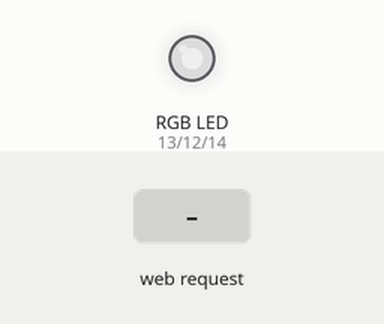
Recording of a sketch running on a simulated ESP8266 (Wemos D1 mini). Shown: an RGB LED mixed from three pins (HIGH = lit). The test bench sets the inputs (shaded band). Dim RGB values are drawn brighter than linear; WiFi joins after 1.5 s; servers stay silent unless stated; what the sketch prints to the serial monitor is not drawn.

Above: at 0.1 s.
At 8.9 s:
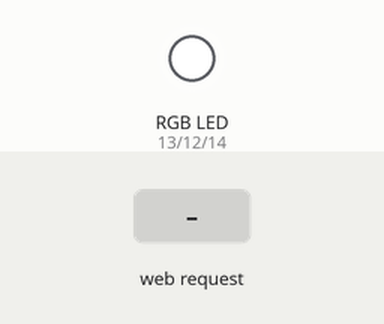
9.0 s: HTTP request GET / received
At 9.6 s:
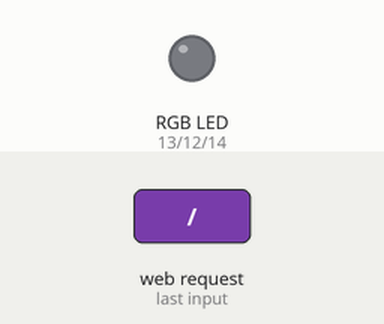
Timing chart, 0 to 12.0 s (numbered marks = the images above; inputs shaded):
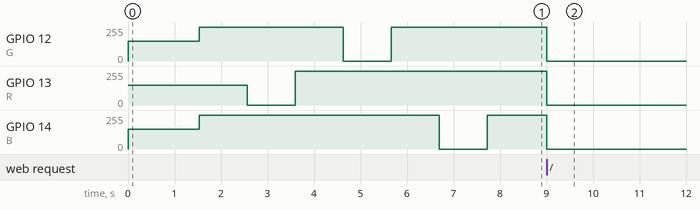

The sketch:

RGB_Server_HSV.ino
```cpp
#include <ESP8266WiFi.h>
#include <WiFiClient.h>
#include <ESP8266WebServer.h>
#include <ESP8266mDNS.h>
//#include <Adafruit_GFX.h>
//#include <ESP_Adafruit_SSD1306.h>

//-----------------------
//Board WeMos D1 R2 & Mini
//------------------------

//#define OLED_RESET 4
//Adafruit_SSD1306 display(OLED_RESET);

//#if (SSD1306_LCDHEIGHT != 64)
//#error("Height incorrect, please fix Adafruit_SSD1306.h!");
//#endif

//const char* ssid = "Norbert";
//const char* password = "4455425005454114";

//const char* ssid = "UPC914DFB5";
//const char* password = "Wthxmstwp4tr";

//const char* ssid = "TP-LINK";
//const char* password = "EdB23x34y607";

//const char* ssid = "FRITZ!BoxDesTODES";
const char* ssid = "MadenHQ";
const char* password = "kostet1,37Euro";


ESP8266WebServer server(80);

const int R = 13;
const int G = 12;
const int B = 14;

void handleRoot() {

  String red = server.arg(0);          // read RGB arguments
  String green = server.arg(1);
  String blue = server.arg(2);

  analogWrite(R, (red.toInt()));
  analogWrite(G, (green.toInt()));
  analogWrite(B, (blue.toInt()));

   Serial.println(red.toInt());   // for TESTING
   Serial.println(green.toInt()); // for TESTING
   Serial.println(blue.toInt());  // for TESTING


 // display.clearDisplay();
 // display.setTextColor(WHITE);

  /*display.setTextSize(2);
  display.setTextColor(WHITE);
  display.setCursor(0,0);
  display.print("R = ");  display.println(red.toInt());
  display.setCursor(0,18);
  display.print("G = ");  display.println(green.toInt());
  display.setCursor(0,36);
  display.print("B = ");  display.println(blue.toInt());
  display.display();

  */
  String webpage;
      webpage += "<!DOCTYPE HTML>\r\n";
      webpage += "<html>\r\n";
      webpage += "<header><title>LED CUBE</title></header>";

      webpage += "<head>";
      webpage += "<meta name='mobile-web-app-capable' content='yes' />";
      webpage += "<meta name='viewport' content='width=device-width' />";
      webpage += "</head>";

      webpage += "<body style='margin: 0px; padding: 0px;'>";
      webpage += "<button type='button' id='onoff'>on/off</button>";
      webpage += "<canvas id='colorspace'></canvas></body>";

      webpage += "<script type='text/javascript'>";
      webpage += "(function () {";
      webpage += " var canvas = document.getElementById('colorspace');";
      webpage += " var button1 = document.getElementById('onoff');";
      webpage += " var ctx = canvas.getContext('2d');";
      webpage += " function drawCanvas() {";
      webpage += " var colours = ctx.createLinearGradient(0, 0, window.innerWidth, 0);";
      webpage += " for(var i=0; i <= 360; i+=10) {";
      webpage += " colours.addColorStop(i/360, 'hsl(' + i + ', 100%, 50%)');";
      webpage += " }";

      webpage += " ctx.fillStyle = colours;";
      webpage += " ctx.fillRect(0, 0, window.innerWidth, window.innerHeight);";
      webpage += " var luminance = ctx.createLinearGradient(0, 0, 0, ctx.canvas.height);";
      webpage += " luminance.addColorStop(0, '#ffffff');";
      webpage += " luminance.addColorStop(0.05, '#ffffff');";
      webpage += " luminance.addColorStop(0.5, 'rgba(0,0,0,0)');";
      webpage += " luminance.addColorStop(0.95, '#000000');";
      webpage += " luminance.addColorStop(1, '#000000');";
      webpage += " ctx.fillStyle = luminance;";
      webpage += " ctx.fillRect(0, 0, ctx.canvas.width, ctx.canvas.height);";
      webpage += " }";
      webpage += " var eventLocked = false;";
      webpage += " var onStatus = true;";


      webpage += " function handleEventButton1() {";
      webpage += " if(eventLocked) {";
      webpage += " return;";
      webpage += " }";
      webpage += " if(onStatus) {";
      webpage += " var params = [";
      webpage += " 'r=1024',"; //1024 ist komplett aus
      webpage += " 'g=1024',";
      webpage += " 'b=1024'";
      webpage += " ].join('&');";
      webpage += " onStatus = false;";
      webpage += " }else if(onStatus==false){";
      webpage += " var params = [";
      webpage += " 'r=0',"; //0 ist volle Helligkeit
      webpage += " 'g=0',";
      webpage += " 'b=0'";
      webpage += " ].join('&');";
      webpage += " onStatus = true;";
      webpage += " }";
      webpage += " var req = new XMLHttpRequest();";
      webpage += " req.open('POST', '?' + params, true);";
      webpage += " req.send();";
      webpage += " eventLocked = true;";
      webpage += " req.onreadystatechange = function() {";
      webpage += " if(req.readyState == 4) {";
      webpage += " eventLocked = false;";
      webpage += " }";
      webpage += " }";
      webpage += " }";


      webpage += " function handleEvent(clientX, clientY) {";
      webpage += " if(eventLocked) {";
      webpage += " return;";
      webpage += " }";

      webpage += " function colourCorrect(v) {";
      webpage += " return Math.round(1023-(v*v)/64);";
      webpage += " }";
      webpage += " var data = ctx.getImageData(clientX, clientY, 1, 1).data;";
      webpage += " var params = [";
      webpage += " 'r=' + colourCorrect(data[0]),";
      webpage += " 'g=' + colourCorrect(data[1]),";
      webpage += " 'b=' + colourCorrect(data[2])";
      webpage += " ].join('&');";
      webpage += " var req = new XMLHttpRequest();";
      webpage += " req.open('POST', '?' + params, true);";
      webpage += " req.send();";
      webpage += " eventLocked = true;";
      webpage += " req.onreadystatechange = function() {";
      webpage += " if(req.readyState == 4) {";
      webpage += " eventLocked = false;";
      webpage += " }";
      webpage += " }";
      webpage += " }";
      webpage += " canvas.addEventListener('click', function(event) {";
      webpage += " handleEvent(event.clientX, event.clientY, true);";
      webpage += " }, false);";
      webpage += " button1.addEventListener('click', function(event) {";
      webpage += " handleEventButton1();";
      webpage += " }, false);";
      webpage += " canvas.addEventListener('touchmove', function(event){";
      webpage += " handleEvent(event.touches[0].clientX, event.touches[0].clientY);";
      webpage += "}, false);";
      webpage += " function resizeCanvas() {";
      webpage += " canvas.width = window.innerWidth;";
      webpage += " canvas.height = window.innerHeight;";
      webpage += " drawCanvas();";
      webpage += " }";

      webpage += " window.addEventListener('resize', resizeCanvas, false);";
      webpage += " resizeCanvas();";
      webpage += " drawCanvas();";
      webpage += " document.ontouchmove = function(e) {e.preventDefault()};";
      webpage += " })();";
      webpage += "</script><html>\r\n";

      server.send(200, "text/html", webpage);
}


void testRGB() { // fade in and out of Red, Green, Blue
    analogWrite(R, 1023);     // R off
    analogWrite(G, 1023);     // G off
    analogWrite(B, 1023);     // B off
    fade(R); // R
    fade(G); // G
    fade(B); // B
}

void fade(int pin) {
    for (int u = 0; u < 1024; u++) {
      analogWrite(pin,  1023 - u);
      delay(1);
    }
    for (int u = 0; u < 1024; u++) {
      analogWrite(pin, u);
      delay(1);
    }
}

void allColors() {
    int col[3] = { 0,0,0 };
for (int a = 0; a <= 100; a++) {


    for (int i = 0; i < 360; i++) {
       getRGB(i, 255, 255, col);             // HSV in RGB umrechen
       analogWrite(R, 1023 - col[0]*4);    // und ausgeben
       analogWrite(G, 1023 - col[1]*4);
       analogWrite(B, 1023 - col[2]*4);
       delay(10);
    }
}


}

void handleNotFound(){
  //digitalWrite(led, 1);
  String message = "File Not Found\n\n";
  message += "URI: ";
  message += server.uri();
  message += "\nMethod: ";
  message += (server.method() == HTTP_GET)?"GET":"POST";
  message += "\nArguments: ";
  message += server.args();
  message += "\n";
  for (uint8_t i=0; i<server.args(); i++){
    message += " " + server.argName(i) + ": " + server.arg(i) + "\n";
  }
  server.send(404, "text/plain", message);
  //digitalWrite(led, 0);
}

void setup(void){
  pinMode(R, OUTPUT);
  pinMode(G, OUTPUT);
  pinMode(B, OUTPUT);

  analogWrite(R, 600);     // R
  analogWrite(G, 600);     // G
  analogWrite(B, 600);     // B

  Serial.begin(9600);
  while(!Serial);
  WiFi.begin(ssid, password);
  Serial.println("");

  // by default, we'll generate the high voltage from the 3.3v line internally! (neat!)
  //display.begin(SSD1306_SWITCHCAPVCC, 0x3D);      // initialize with the I2C addr 0x3D (for the 128x64)
 /*
  display.begin(SSD1306_SWITCHCAPVCC, 0x78>>1);     // init done

  display.clearDisplay();                 // Clear the buffer.
  display.setTextSize(2);
  display.setTextColor(WHITE);
  //display.setTextColor(BLACK, WHITE);   // 'inverted' text
  display.setCursor(0,0);
  display.println("  ESP8266");

  display.setTextSize(3);                                  //Size4 = 5 digit , size3 = 7 digits
  //display.setTextColor(BLACK, WHITE);   // 'inverted' text
  display.setTextColor(WHITE);
  display.setCursor(0,20);
  display.println("RGB LED");

  display.setTextSize(1);
  display.setTextColor(WHITE);
  //display.setTextColor(BLACK, WHITE); // 'inverted' text
  display.setCursor(0,52);
  display.println("Version 0.1");

  display.display();
  delay(2000);

    display.clearDisplay();
    display.setTextSize(2);
    display.setTextColor(WHITE);
    //display.setTextColor(BLACK, WHITE); // 'inverted' text
    display.setCursor(0,0);
    display.println("Connecting");
  */

  // Wait for connection
  while (WiFi.status() != WL_CONNECTED) {
    delay(500);
    Serial.print(".");
  //  display.print(".");
  //  display.display();
  }
  Serial.println("");
  Serial.print("Connected to ");
  Serial.println(ssid);
  Serial.print("IP address: ");
  Serial.println(WiFi.localIP());

  /*display.clearDisplay();
  display.setTextSize(1);       display.setTextColor(WHITE);
  display.setCursor(0,0);       display.print("SSID:"); display.println(ssid);
  display.setTextSize(2);       display.setTextColor(WHITE);
  display.setCursor(0,18);      display.println(WiFi.localIP());
  display.display();

  */

  if (MDNS.begin("led")) {
    Serial.println("MDNS responder started");
  }

  server.on("/", handleRoot);


  server.onNotFound(handleNotFound);
  server.begin();
  Serial.println("HTTP server started");

  testRGB();

  //allColors();
}

void loop(void){
  server.handleClient();
}


void getRGB(int hue, int sat, int val, int colors[3])
  {  // Diese Funktion rechnet einen HSV-Wert in die ensprechenden
     // RGB-Werte um. Diese werden im Array ‚colors' zurückgegeben
     // colors[0] = ROg, colors[1]} = Gruen, colors[2] = Blau
     // hue: 0 - 359, saturation: 0 - 255, val (lightness): 0 - 255
  int red, green, blue, base;

  if (sat == 0)
    { // Sättigung = 0 --> Grauwert
    colors[0] = val;
    colors[1] = val;
    colors[2] = val;
    }
  else
    {
    base = ((255 - sat) * val) >> 8;
    if (hue < 60)
      {
      red = val;
      green = (((val - base)*hue)/60) + base;
      blue = base;
      }
    else if (hue < 120)
      {
      red = (((val - base)*(60-(hue%60)))/60) + base;
      green = val;
      blue = base;
      }
    else if (hue < 180)
      {
      red = base;
      green = val;
      blue = (((val - base)*(hue%60))/60) + base;
      }
    else if (hue < 240)
      {
      red = base;
      green = (((val - base)*(60 - (hue%60)))/60) + base;
      blue = val;
      }
    else if (hue < 300)
      {
      red = (((val - base)*(hue%60))/60) + base;
      green = base;
      blue = val;
      }
    else if (hue < 360)
      {
      red = val;
      green = base;
      blue = (((val - base)*(60 - (hue%60)))/60) + base;
      }
    colors[0] = red;
    colors[1] = green;
    colors[2] = blue;
    }
  }
```

Measured:
- after the input at 9.0 s, GPIO 12 (G), GPIO 13 (R), GPIO 14 (B): 255/255 → 0/255 at once
